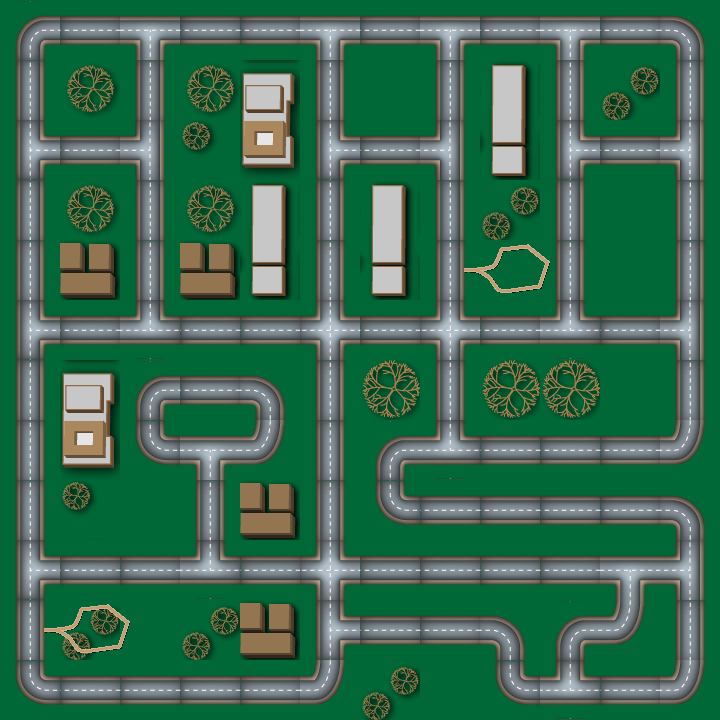

A 2D game scene composited from a Tiled map and its tileset images. What follows is a short description and the map's XML, with each tile layer's data collapsed to a summary:
An orthogonal 12x12 tile map with 60x60 px tiles, 3 tile layers (Map, Decorations, Paths), 3 tilesets.

<map version="1.0" orientation="orthogonal" width="12" height="12" tilewidth="60" tileheight="60">
 <tileset firstgid="1" source="corners0.tsx" />
 <tileset firstgid="19" source="decorations0.tsx" />
 <tileset firstgid="37" name="paths" tilewidth="60" tileheight="60">
  <image source="paths.png" width="360" height="180" />
 </tileset>
 <layer name="Map" width="12" height="12">
  <data>[144 cells, 144 non-empty, 14 distinct tile ids]</data>
 </layer>
 <layer name="Decorations" width="12" height="12">
  <data>[144 cells, 12 non-empty, 8 distinct tile ids]</data>
 </layer>
 <layer name="Paths" width="12" height="12">
  <data>[144 cells, 27 non-empty, 15 distinct tile ids]</data>
 </layer>
</map>
